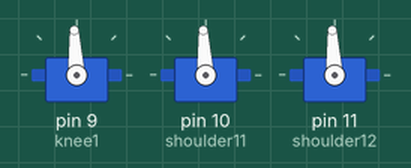
Simulated run of this sketch. Board: Arduino Uno, built with avr-gcc and run on an emulated ATmega328P. Parts: 3 × servo. What the sketch prints to the serial monitor is not drawn.

Above: at 50.05 s.
Timing chart, 0 to 59.2 s (numbered marks = the images above):
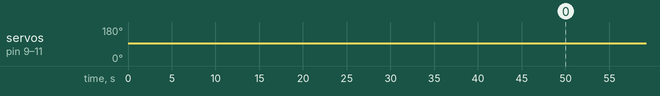

Measured:
- by itself, servo on pin 9 (knee1): 93° → 84° at 65.6 s, → 88° 0.90 s later, → 91° 0.10 s later, → 94° 0.10 s later, … (271 changes in this stretch)
- by itself, servo on pin 10 (shoulder11): 93° → 44° at 65.6 s
- by itself, servo on pin 11 (shoulder12): 93° → 101° at 65.6 s, → 102° 0.90 s later, → 103° 0.30 s later, → 104° 0.40 s later, … (304 changes in this stretch)

The sketch:

kinematics.ino
```cpp
#include <Servo.h>

float L = 124;
float theta_knee = 0;
float theta_shoulder1 = 0;
float theta_shoulder2 = 0;
int state_time = 1000;
int interpolation_interval;
int n_interps = 10;
int state = 1;
int n_states = 8;
int t0;
int tf;
int t;
int t_old;
int t_old_state;
float theta_knee_0 = 0;
float theta_shoulder1_0 = 0;
float theta_shoulder2_0 = 0;
float x1;
float yy1;
float z1;
float x_dist = 80;


Servo shoulder11;
Servo shoulder12;
Servo knee1;  // create servo object to control a servo
// twelve servo objects can be created on most boards

struct angles{
  float knee;
  float shoulder1;
  float shoulder2;
};

struct angles leg1;

void setup() {
  knee1.attach(9);
  shoulder11.attach(10);
  shoulder12.attach(11);
  Serial.begin(9600);
  knee1.write(90);
  shoulder11.write(180);

  interpolation_interval = state_time/n_interps;

  leg1.knee = 90;
  leg1.shoulder1 = 90;
  leg1.shoulder2 = 90;
  knee1.writeMicroseconds(deg2ms(leg1.knee));
  shoulder11.writeMicroseconds(deg2ms(leg1.shoulder1));
  shoulder12.writeMicroseconds(deg2ms(leg1.shoulder2));

  delay(50000);


}

void loop() {
  t = millis();
  if (t - t_old_state >= state_time ){
    t_old_state = t;
    t0 = t;
    tf = t0 + state_time;
    state++;
    theta_knee_0 = knee1.read();
    theta_shoulder1_0 = shoulder11.read();
    theta_shoulder2_0 = shoulder12.read();
    if (state > n_states){
      state = 1;
    }
  }
  if(state == 1){
    x1 = -x_dist;
    yy1 = 0;
    z1 = 180;
  }
  if(state == 2){
    x1 = 0;
    yy1 = 0;
    z1 = 100;
  }
  if(state == 3){
    x1 = x_dist;
    yy1 = 0;
    z1 = 180;
  }
  if(state == 4){
    x1 = (float)2/3*x_dist;
    yy1 = 0;
    z1 = 180;
  }
  if(state == 5){
    x1 = (float)1/3*x_dist;
    yy1 = 0;
    z1 = 180;
  }
  if(state == 6){
    x1 = 0;
    yy1 = 0;
    z1 = 180;
  }
  if(state == 7){
    x1 = (float)-1/3*x_dist;
    yy1 = 0;
    z1 = 180;
  }
  if(state == 8){
    x1 = (float)-2/3*x_dist;
    yy1 = 0;
    z1 = 180;
  }

// not much here yet
  if(t - t_old >= interpolation_interval){
  t_old = t;
  Serial.print(x1);
  Serial.print("  ");
  leg1 = IK(x1, yy1, z1, t0, tf, leg1.knee, leg1.shoulder1, leg1.shoulder2);

  knee1.writeMicroseconds(deg2ms(180 - leg1.knee));
  Serial.print(leg1.knee);
  Serial.print("  ");
  shoulder11.writeMicroseconds(deg2ms(leg1.shoulder1));
  Serial.print(leg1.shoulder1);
  Serial.print("  ");
  shoulder12.writeMicroseconds(deg2ms(45 + leg1.shoulder2));
  Serial.println(leg1.shoulder2);
  }
}

struct angles IK(float rx,float ry,float rz, int t0, int tf, float theta_knee, float theta_shoulder1, float theta_shoulder2){
  struct angles theta;
  float r = sqrt(pow(rz,2) + pow(rx,2));

  float theta_shoulder1_f = 180/PI*atan2(ry,rz);
  float theta_knee_f = 180/PI*(acos((2*pow(L,2) - pow(r,2))/(2*L*L)));
  float theta_shoulder2_f = 180/PI*(acos((pow(r,2))/(2*r*L)) - atan2(rx,rz));
  Serial.print(theta_knee_f);
  Serial.print("  ");
  Serial.print(theta_shoulder1_f);
  Serial.print("  ");
  Serial.print(theta_shoulder2_f);
  Serial.print("  ");

  int t = millis();

  theta.knee = interpolate2(theta_knee_f, theta_knee, t0, tf, t);
  theta.shoulder1 = interpolate2(theta_shoulder1_f, theta_shoulder1, t0, tf, t);
  theta.shoulder2 = interpolate2(theta_shoulder2_f, theta_shoulder2, t0, tf, t);

  /*
  theta.knee = theta_knee_f;
  theta.shoulder1 = theta_shoulder1_f;
  theta.shoulder2 = 180 - theta_shoulder2_f;
  */

  return(theta);
}

float interpolate2(float thetaf, float theta, int t0, int tf, int t){
  tf = tf-t0;
  t = t-t0;

  //compute a0-a3
  int n_intervals = (tf - t)/interpolation_interval + 1;
  if(n_intervals == 0){
    n_intervals = 1;
  }
  float dtheta = (float)(thetaf - theta)/n_intervals;
  theta = dtheta + theta;
  return(theta);
}

float interpolate1(float thetaf, float theta0, int t0, int tf, int t){
  tf = tf-t0;
  t = t-t0;

  //compute a0-a3
  float a0 = theta0;
  float a1 = 0;
  float a2 = (float)3*(thetaf - theta0)/pow(tf,2);
  float a3 = (float)-2/pow(tf,3)*(thetaf - theta0);

  float theta = (float)a0 + a1*t + a2*pow(t,2) + a3*pow(t,3);
  return(theta);
}

float deg2ms(float degrees)
{
  return 1000.0 + degrees * 50.0/9.0;
}
```
